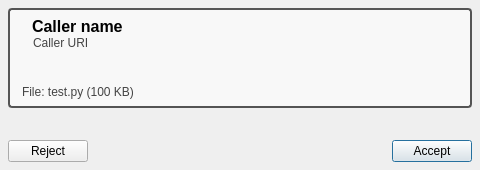
<?xml version="1.0" encoding="UTF-8"?>
<ui version="4.0">
 <class>incoming_filetransfer_dialog</class>
 <widget class="QDialog" name="incoming_filetransfer_dialog">
  <property name="geometry">
   <rect>
    <x>0</x>
    <y>0</y>
    <width>480</width>
    <height>170</height>
   </rect>
  </property>
  <property name="minimumSize">
   <size>
    <width>480</width>
    <height>170</height>
   </size>
  </property>
  <property name="maximumSize">
   <size>
    <width>16777215</width>
    <height>170</height>
   </size>
  </property>
  <property name="windowTitle">
   <string>Incoming File Transfer</string>
  </property>
  <property name="windowIcon">
   <iconset>
    <normaloff>icons/blink.png</normaloff>icons/blink.png</iconset>
  </property>
  <layout class="QVBoxLayout" name="dialog_layout">
   <property name="spacing">
    <number>32</number>
   </property>
   <property name="leftMargin">
    <number>8</number>
   </property>
   <property name="topMargin">
    <number>8</number>
   </property>
   <property name="rightMargin">
    <number>8</number>
   </property>
   <property name="bottomMargin">
    <number>8</number>
   </property>
   <item>
    <widget class="QFrame" name="frame">
     <property name="styleSheet">
      <string>QFrame#frame {
	background-color: #f8f8f8;
	border-color: #545454;
	border-radius: 4px;
	border-width: 2px;
	border-style: solid;
}

QFrame#frame QLabel#username_label {
	color: #000000;
}


</string>
     </property>
     <property name="frameShape">
      <enum>QFrame::StyledPanel</enum>
     </property>
     <property name="frameShadow">
      <enum>QFrame::Sunken</enum>
     </property>
     <layout class="QGridLayout" name="frame_layout">
      <property name="topMargin">
       <number>7</number>
      </property>
      <property name="bottomMargin">
       <number>7</number>
      </property>
      <property name="verticalSpacing">
       <number>0</number>
      </property>
      <item row="1" column="1">
       <widget class="QLabel" name="uri_label">
        <property name="sizePolicy">
         <sizepolicy hsizetype="Expanding" vsizetype="Fixed">
          <horstretch>0</horstretch>
          <verstretch>0</verstretch>
         </sizepolicy>
        </property>
        <property name="palette">
         <palette>
          <active>
           <colorrole role="WindowText">
            <brush brushstyle="SolidPattern">
             <color alpha="255">
              <red>68</red>
              <green>68</green>
              <blue>68</blue>
             </color>
            </brush>
           </colorrole>
           <colorrole role="Text">
            <brush brushstyle="SolidPattern">
             <color alpha="255">
              <red>68</red>
              <green>68</green>
              <blue>68</blue>
             </color>
            </brush>
           </colorrole>
          </active>
          <inactive>
           <colorrole role="WindowText">
            <brush brushstyle="SolidPattern">
             <color alpha="255">
              <red>68</red>
              <green>68</green>
              <blue>68</blue>
             </color>
            </brush>
           </colorrole>
           <colorrole role="Text">
            <brush brushstyle="SolidPattern">
             <color alpha="255">
              <red>68</red>
              <green>68</green>
              <blue>68</blue>
             </color>
            </brush>
           </colorrole>
          </inactive>
          <disabled>
           <colorrole role="WindowText">
            <brush brushstyle="SolidPattern">
             <color alpha="255">
              <red>118</red>
              <green>118</green>
              <blue>117</blue>
             </color>
            </brush>
           </colorrole>
           <colorrole role="Text">
            <brush brushstyle="SolidPattern">
             <color alpha="255">
              <red>118</red>
              <green>118</green>
              <blue>117</blue>
             </color>
            </brush>
           </colorrole>
          </disabled>
         </palette>
        </property>
        <property name="text">
         <string>Caller URI</string>
        </property>
        <property name="indent">
         <number>1</number>
        </property>
       </widget>
      </item>
      <item row="0" column="1">
       <widget class="QLabel" name="username_label">
        <property name="sizePolicy">
         <sizepolicy hsizetype="Expanding" vsizetype="Fixed">
          <horstretch>0</horstretch>
          <verstretch>0</verstretch>
         </sizepolicy>
        </property>
        <property name="font">
         <font>
          <pointsize>12</pointsize>
          <weight>75</weight>
          <bold>true</bold>
         </font>
        </property>
        <property name="text">
         <string>Caller name</string>
        </property>
        <property name="alignment">
         <set>Qt::AlignLeading|Qt::AlignLeft|Qt::AlignVCenter</set>
        </property>
       </widget>
      </item>
      <item row="0" column="0" rowspan="2">
       <widget class="QLabel" name="user_icon">
        <property name="pixmap">
         <pixmap>icons/default-avatar.png</pixmap>
        </property>
        <property name="alignment">
         <set>Qt::AlignCenter</set>
        </property>
       </widget>
      </item>
      <item row="2" column="0" colspan="2">
       <spacer name="frame_spacer">
        <property name="orientation">
         <enum>Qt::Vertical</enum>
        </property>
        <property name="sizeHint" stdset="0">
         <size>
          <width>20</width>
          <height>20</height>
         </size>
        </property>
       </spacer>
      </item>
      <item row="3" column="0" colspan="2">
       <widget class="QLabel" name="file_label">
        <property name="palette">
         <palette>
          <active>
           <colorrole role="WindowText">
            <brush brushstyle="SolidPattern">
             <color alpha="255">
              <red>68</red>
              <green>68</green>
              <blue>68</blue>
             </color>
            </brush>
           </colorrole>
           <colorrole role="Text">
            <brush brushstyle="SolidPattern">
             <color alpha="255">
              <red>68</red>
              <green>68</green>
              <blue>68</blue>
             </color>
            </brush>
           </colorrole>
          </active>
          <inactive>
           <colorrole role="WindowText">
            <brush brushstyle="SolidPattern">
             <color alpha="255">
              <red>68</red>
              <green>68</green>
              <blue>68</blue>
             </color>
            </brush>
           </colorrole>
           <colorrole role="Text">
            <brush brushstyle="SolidPattern">
             <color alpha="255">
              <red>68</red>
              <green>68</green>
              <blue>68</blue>
             </color>
            </brush>
           </colorrole>
          </inactive>
          <disabled>
           <colorrole role="WindowText">
            <brush brushstyle="SolidPattern">
             <color alpha="255">
              <red>118</red>
              <green>118</green>
              <blue>117</blue>
             </color>
            </brush>
           </colorrole>
           <colorrole role="Text">
            <brush brushstyle="SolidPattern">
             <color alpha="255">
              <red>118</red>
              <green>118</green>
              <blue>117</blue>
             </color>
            </brush>
           </colorrole>
          </disabled>
         </palette>
        </property>
        <property name="text">
         <string extracomment="is offering file sharing">File: test.py (100 KB)</string>
        </property>
        <property name="indent">
         <number>3</number>
        </property>
       </widget>
      </item>
     </layout>
    </widget>
   </item>
   <item>
    <layout class="QHBoxLayout" name="button_layout">
     <property name="spacing">
      <number>5</number>
     </property>
     <item>
      <widget class="QPushButton" name="reject_button">
       <property name="maximumSize">
        <size>
         <width>16777215</width>
         <height>28</height>
        </size>
       </property>
       <property name="toolTip">
        <string>Refuse the file and stop ringing on any other device</string>
       </property>
       <property name="text">
        <string>Reject</string>
       </property>
      </widget>
     </item>
     <item>
      <spacer name="button_spacer">
       <property name="orientation">
        <enum>Qt::Horizontal</enum>
       </property>
       <property name="sizeHint" stdset="0">
        <size>
         <width>40</width>
         <height>20</height>
        </size>
       </property>
      </spacer>
     </item>
     <item>
      <widget class="QPushButton" name="accept_button">
       <property name="maximumSize">
        <size>
         <width>16777215</width>
         <height>28</height>
        </size>
       </property>
       <property name="text">
        <string>Accept</string>
       </property>
       <property name="default">
        <bool>true</bool>
       </property>
      </widget>
     </item>
    </layout>
   </item>
  </layout>
 </widget>
 <tabstops>
  <tabstop>accept_button</tabstop>
  <tabstop>reject_button</tabstop>
 </tabstops>
 <resources/>
 <connections>
  <connection>
   <sender>accept_button</sender>
   <signal>clicked()</signal>
   <receiver>incoming_filetransfer_dialog</receiver>
   <slot>accept()</slot>
   <hints>
    <hint type="sourcelabel">
     <x>345</x>
     <y>117</y>
    </hint>
    <hint type="destinationlabel">
     <x>196</x>
     <y>67</y>
    </hint>
   </hints>
  </connection>
  <connection>
   <sender>reject_button</sender>
   <signal>clicked()</signal>
   <receiver>incoming_filetransfer_dialog</receiver>
   <slot>reject()</slot>
   <hints>
    <hint type="sourcelabel">
     <x>48</x>
     <y>117</y>
    </hint>
    <hint type="destinationlabel">
     <x>196</x>
     <y>67</y>
    </hint>
   </hints>
  </connection>
 </connections>
</ui>
